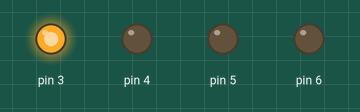
Simulated run of this sketch. Board: Arduino Uno, built with avr-gcc and run on an emulated ATmega328P. Parts: output pins drawn as LEDs (lit = HIGH).

Above: at 0.2 s.
At 1.2 s:
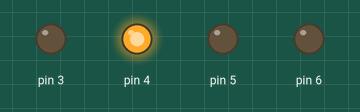
At 2.2 s:
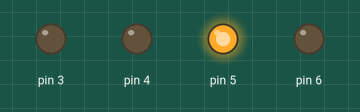
At 3.2 s:
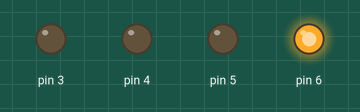
At 4.7 s:
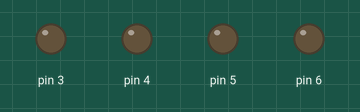
Timing chart, 0 to 5.2 s (numbered marks = the images above):
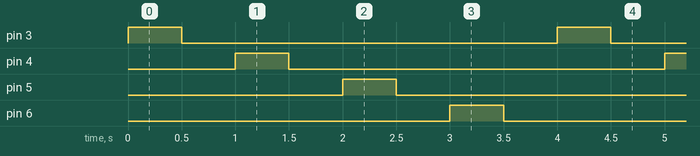

The sketch:

sketch_sep19c.ino
```cpp
void setup() {
  // put your setup code here, to run once:
for(int y=3;y<7;y++)
{
  pinMode(y,OUTPUT);
}
}

void loop() {
  // put your main code here, to run repeatedly:
for(int y=3;y<7;y++)
{
  digitalWrite(y,HIGH);
  delay(500);
  digitalWrite(y,LOW);
  delay(500);
}
}
```

Measured:
- by itself, pin 3–6: alternates HIGH for 0.50 s and LOW for 3.5 s
- by itself, everything shown: repeats every 4.0 s, in 8 steps
